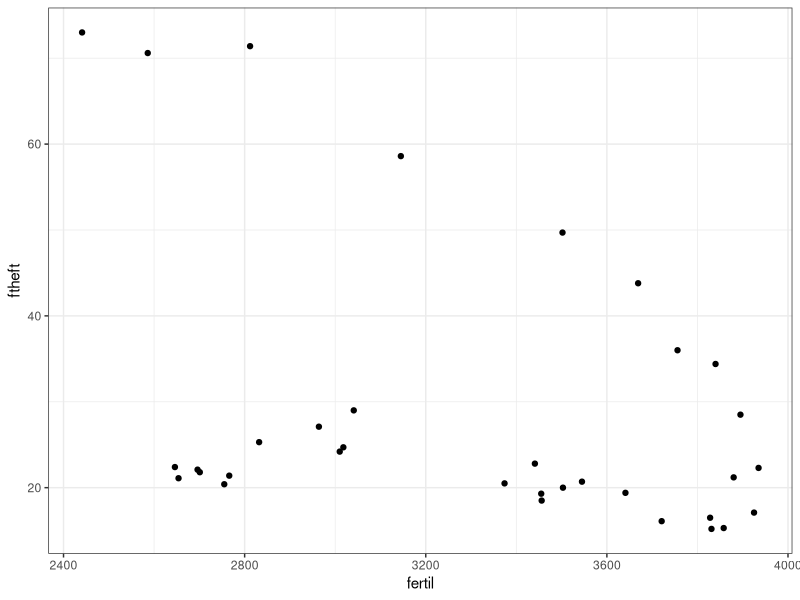
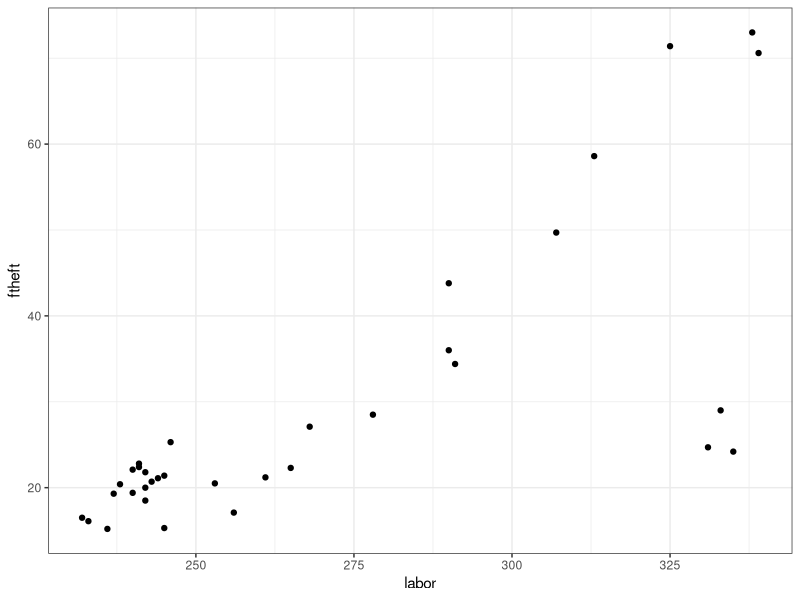
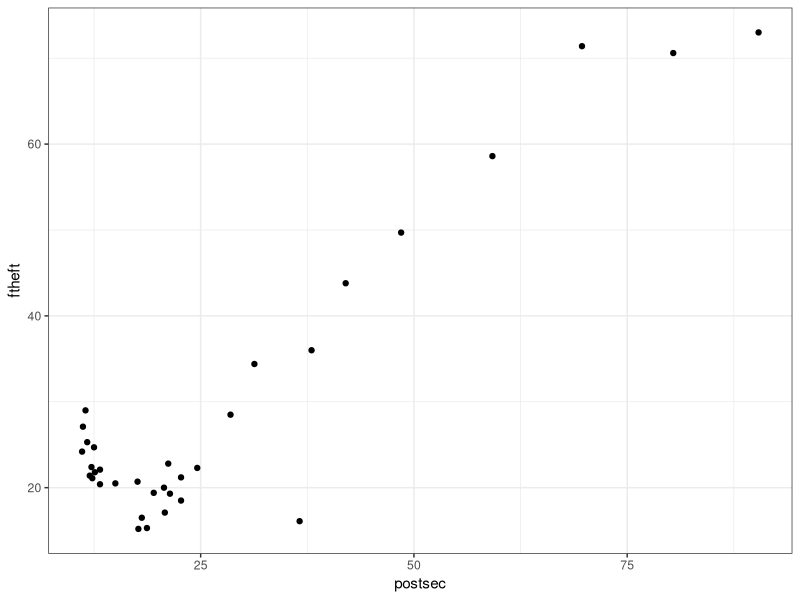
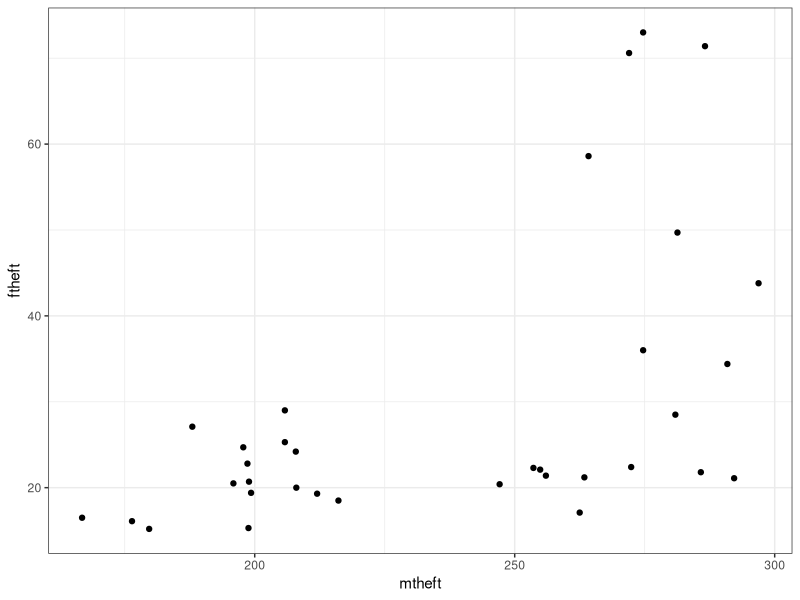
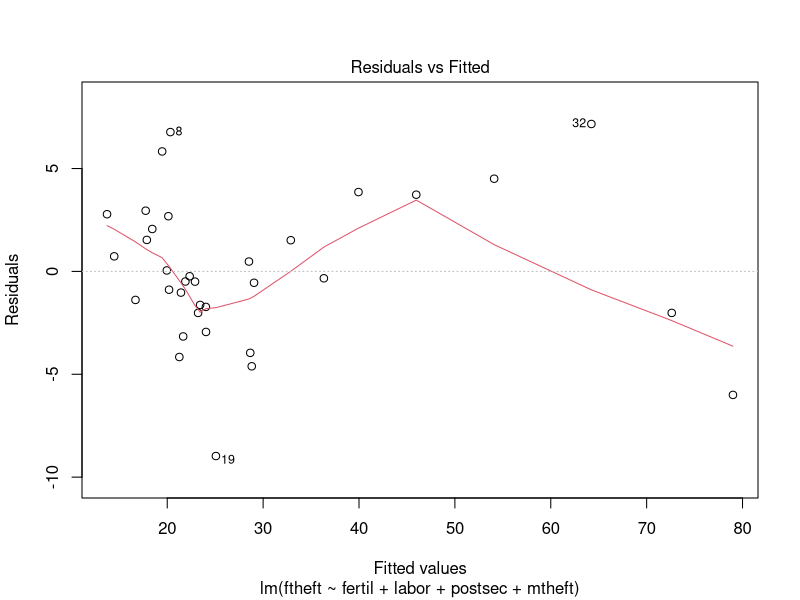
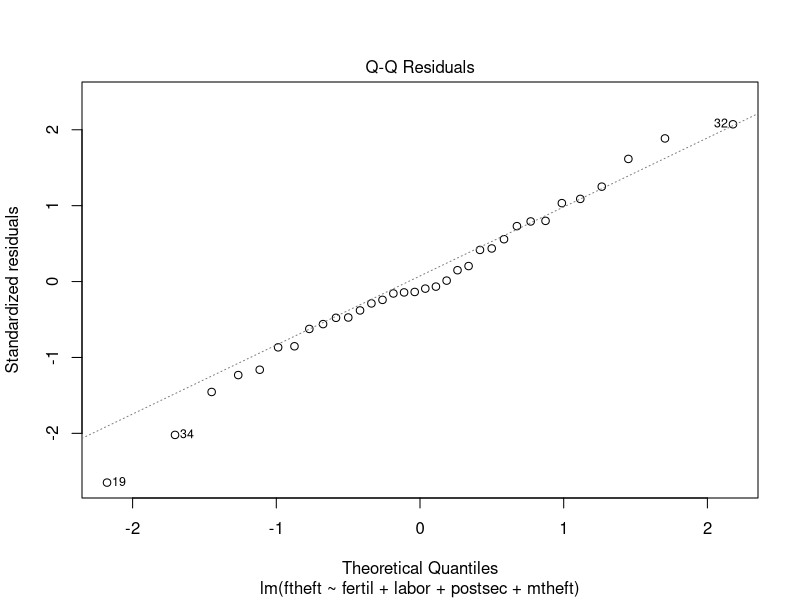
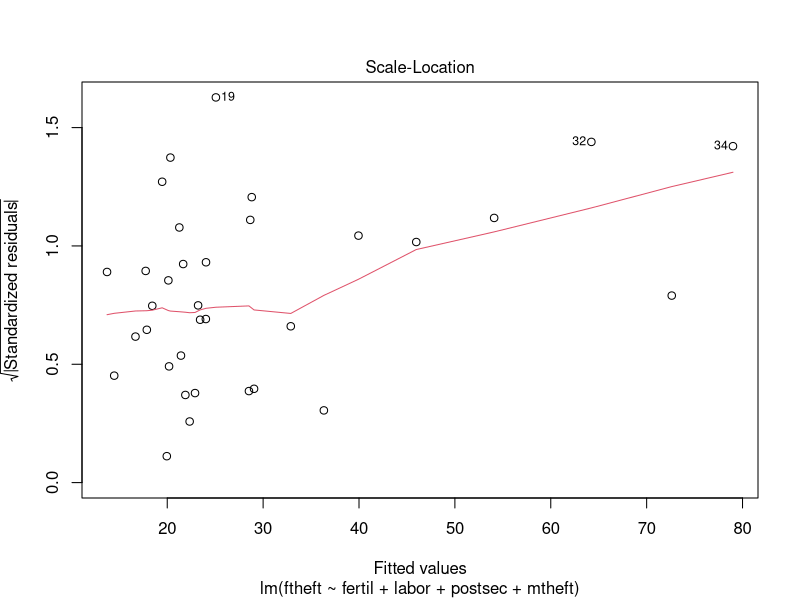
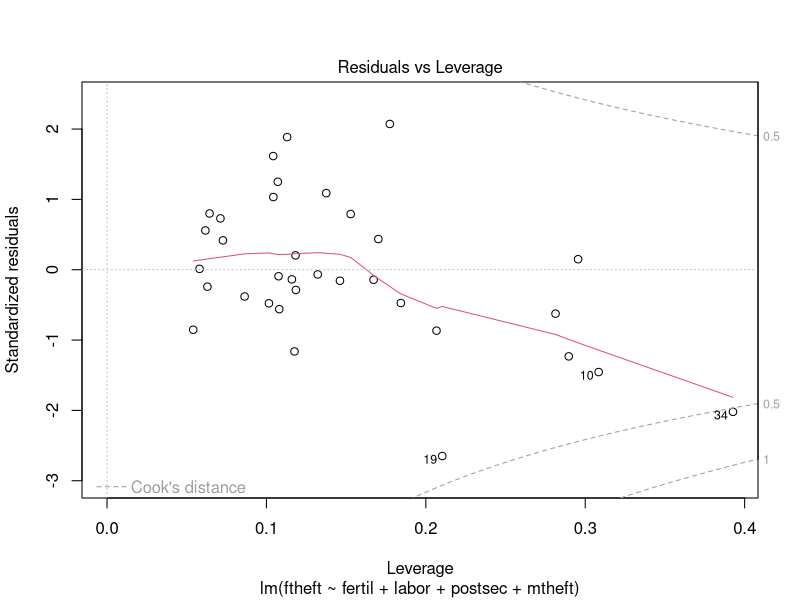

Write the R code that produced these figures, in order.
## ---- chunk 1
knitr::opts_chunk$set(echo = TRUE)
## ---- chunk 2
library(tidyverse)
## ---- chunk 3
sessionInfo()
## ---- chunk 4
data <- read_table("HW3_data.txt")
## ---- chunk 5
data %>%
    ggplot(mapping = aes(fertil, ftheft)) +
    geom_point() +
    theme_bw()

data %>%
    ggplot(mapping = aes(labor, ftheft)) +
    geom_point() +
    theme_bw()

data %>%
    ggplot(mapping = aes(postsec, ftheft)) +
    geom_point() +
    theme_bw()

data %>%
    ggplot(mapping = aes(mtheft, ftheft)) +
    geom_point() +
    theme_bw()
## ---- chunk 6
lm_1 <- lm(ftheft ~ fertil + labor + postsec + mtheft, data)
## ---- chunk 7
plot(lm_1)
## ---- chunk 8
tibble(x = data$year, y = lm_1$residuals) %>%
    ggplot(mapping = aes(x, y)) +
    geom_point() +
    theme_bw()
